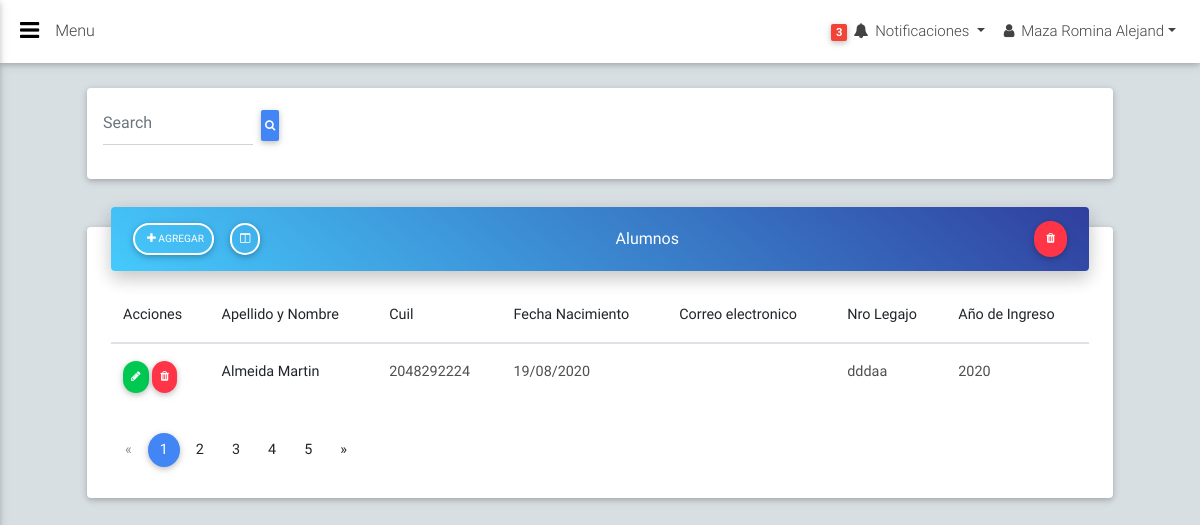
The app's page /alumnos/index.php (signed in) with its own data.
### tables this page shows
CREATE TABLE `alumnos` (
  `id_alumno` int(11) NOT NULL,
  `anio_ingreso` int(11) NOT NULL,
  `nro_legajo` varchar(30) NOT NULL,
  `rela_id_persona` int(4) NOT NULL,
  `fecha_alta` date NOT NULL
);

CREATE TABLE `personas` (
  `id_persona` int(4) NOT NULL,
  `apellido_nombre_persona` varchar(60) NOT NULL,
  `cuil_persona` varchar(20) NOT NULL,
  `sexo` varchar(2) NOT NULL,
  `fecha_nacimiento` date DEFAULT NULL,
  `email` varchar(200) DEFAULT NULL,
  `domicilio` varchar(250) DEFAULT NULL,
  `contacto` int(20) DEFAULT NULL,
  `rela_id_localidad` int(4) DEFAULT NULL,
  `nacionalidad` varchar(100) DEFAULT NULL
);

### alumnos/index.php (the view, shortened to what this page needs)
<?php
include "../conexion/conexion.php";
$sql="SELECT *FROM `alumnos` JOIN personas on id_persona=rela_id_persona";
$alumnos=$conexion->query($sql)->fetchAll(PDO::FETCH_OBJ);
?>
<main>
        <div class="container-fluid">
            <section>
                <div class="card p-2 mb-5">
                    <div class="row">
                        <div class="col-lg-6 col-md-7">
                            <form class="form-inline md-form mt-2 ml-2">
                                <input class="form-control my-0" type="text" placeholder="Search" style="max-width: 150px;">
                                <button class="btn btn-sm btn-primary ml-2 px-1"><i class="fa fa-search"></i>  </button>
                            </form>
                        </div>
                    </div>
                </div>
                <div class="card card-cascade narrower z-depth-1">
                    <div class="view gradient-card-header blue-gradient narrower py-2 mx-4 mb-3 d-flex justify-content-between align-items-center">
                        <div>
                            <a href="frmAgregar.php" type="button" class="btn btn-outline-white btn-rounded btn-sm px-2"><i class="fa fa-plus ml-1"></i> Agregar</a>
                            <button type="button" class="btn btn-outline-white btn-rounded btn-sm px-2"><i class="fa fa-columns mt-0"></i></button>
                        </div>
                        <a href="" class="white-text mx-3">Alumnos</a>
                        <div>
                            <button type="button" class="btn btn-danger btn-rounded btn-sm px-2"><i class="fa fa-trash m-1"></i></button>
                        </div>
                    </div>
                    <div class="px-4">
                        <div class="table-responsive">
                            <table class="table table-hover mb-0">
                                <thead>
                                <tr>
                                    <th>Acciones</th>
                                    <th>Apellido y Nombre</th>
                                    <th>Cuil</th>
                                    <th>Fecha Nacimiento</th>
                                    <th>Correo electronico</th>
                                    <th>Nro Legajo</th>
                                    <th>Año de Ingreso</th>
                                </tr>
                                </thead>
                                <tbody>
                                    <?php
                                    foreach($alumnos as $alumno){?>
                                        <tr>
                                            <th>
                                            <div>
                                                <a type="button" class="btn btn-rounded btn-success btn-sm px-2" data-toggle="modal" data-target="#modalModificar" onclick="datosAlumno(<?php echo $alumno->id_alumno?>)"><i class="fa fa-pencil" ></i></a>
                                                <a type="button" class="btn btn-rounded btn-danger btn-sm px-2" onclick="eliminarAlumno(<?php echo $alumno->id_alumno?>)"><i class="fa fa-trash"></i></a>
                                            </div>
                                            </th>
                                            <th><?php echo $alumno->apellido_nombre_persona; ?> </th>
                                            <td><?php echo $alumno->cuil_persona; ?> </td>
                                            <td><?php echo date_format(date_create($alumno->fecha_nacimiento),'d/m/Y'); ?> </td>
                                            <td><?php echo $alumno->email; ?> </td>
                                            <td><?php echo $alumno->nro_legajo; ?> </td>
                                            <td><?php echo $alumno->anio_ingreso; ?> </td>
                                        </tr>
                                    <?php }?>
                                </tbody>
                            </table>
                        </div>
                        <nav class="my-4">
                            <ul class="pagination pagination-circle pg-blue mb-0">
                                <li class="page-item disabled">
                                    <a class="page-link" aria-label="Previous">
                                        <span aria-hidden="true">&laquo;</span>
                                    </a>
                                </li>
                                <li class="page-item active"><a class="page-link">1</a></li>
                                <li class="page-item"><a class="page-link">2</a></li>
                                <li class="page-item clearfix d-none d-md-inline-block"><a class="page-link">3</a></li>
                                <li class="page-item clearfix d-none d-md-inline-block"><a class="page-link">4</a></li>
                                <li class="page-item clearfix d-none d-md-inline-block"><a class="page-link">5</a></li>
                                <li class="page-item">
                                    <a class="page-link" aria-label="Next">
                                        <span aria-hidden="true">&raquo;</span>
                                    </a>
                                </li>
                            </ul>
                        </nav>
                    </div>
                </div>
            </section>
        </div>
    </main>
<?php
include "../template/script.php"?>

### css/style.css (style rules this page uses)
body { background-color: #d8dfe3; }

### records on screen
alumnos: rela_id_persona.apellido_nombre_persona "Almeida Martin", rela_id_persona.cuil_persona "2048292224", rela_id_persona.fecha_nacimiento "19/08/2020", nro_legajo "dddaa", anio_ingreso "2020"

### other values on screen
$_SESSION['apellido_nombre_persona'] "Maza Romina Alejand"
